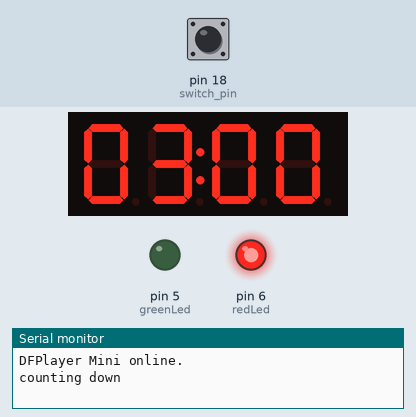
Recording of a sketch running on a simulated Arduino Uno, built with avr-gcc and run on an emulated ATmega328P. On the bench: 4-digit seven-segment display, output pins drawn as LEDs (lit = HIGH), the last lines printed to the serial monitor. Inputs (shaded band) come from the test bench; at power-on: pin 18 (switch_pin) HIGH. No radio packets arrive unless stated; the audio player accepts every command and is not drawn.

Above: at 1.7 s.
1.8 s: pin 18 (switch_pin) pulled LOW for 3.2 s
At 3.0 s:
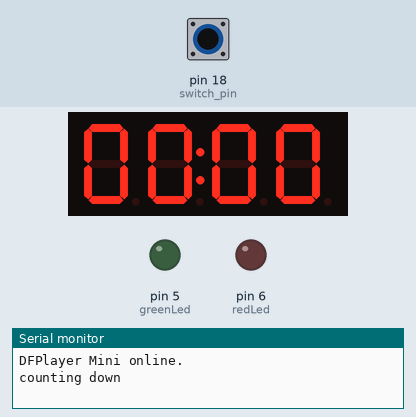
7.5 s: pin 18 (switch_pin) pulled LOW for 0.15 s
At 9.7 s:
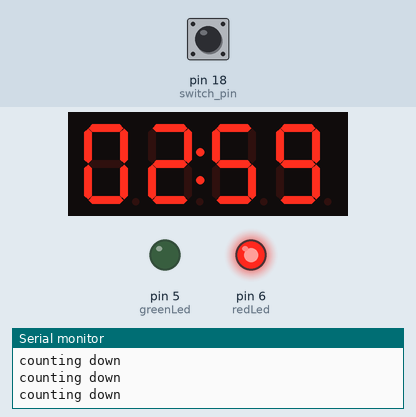
10.6 s: pin 18 (switch_pin) pulled LOW for 1 s
At 15.4 s:
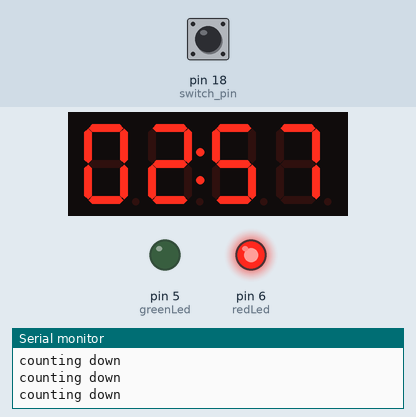
Timing chart, 0 to 16.9 s (numbered marks = the images above; inputs shaded):
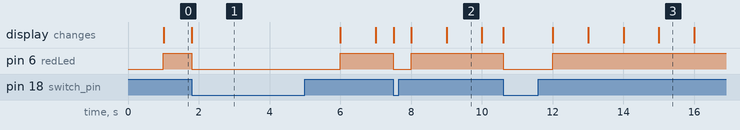

The sketch:

counter_buzzer_controls.ino
```cpp
/*
 * Jack the Maker for Mercedes
 * November 2018
 * Read a switch to start the counter, ring the buzzer,
 * turn on LEDs, and send values to the receiver Arduino
 * to turn off the green taxi lights.
 * Counter counts down from three minutes and then counts up.

 # When debugging, ensure that Serial is on 115200 so that you don't
 # disrupt the comms with the DF Player that are on 9600

 * NRF24L01 code adapted from https://howtomechatronics.com/tutorials/arduino/arduino-wireless-communication-nrf24l01-tutorial/
 * DFPlayer code adapted from https://www.dfrobot.com/wiki/index.php/DFPlayer_Mini_SKU:DFR0299#Copy_your_mp3_into_you_micro_SD_card
 */

#include <SPI.h>
#include <nRF24L01.h>
#include <RF24.h>
#include <Wire.h>
#include "Adafruit_LEDBackpack.h"
#include "Adafruit_GFX.h"
#include "Arduino.h"
#include "SoftwareSerial.h"
#include "DFRobotDFPlayerMini.h"

#define startMinute 03  //  Change these to change the timer's start time
#define startSecond 01  // To show 03:00, make it 03, 01

Adafruit_7segment matrix = Adafruit_7segment(); // 7-segment counter
unsigned long previousSecondMillis = 0UL;
long oneSecond = 1000UL; // milliseconds per second
int minutes = startMinute;
int seconds = startSecond;
bool countDownFinished = false; // to switch between count down & count up functions
const byte addresses[][6] = {"00001", "00002"};
DFRobotDFPlayerMini myDFPlayer;
void printDetail(uint8_t type, int value);

//Arduino pins
int switch_pin = 18; // Switch pin
RF24 radio(7, 8); // CE, CSN pins
byte switchState = 0; // send value to receiving arduin to turn on top light.
int redLed = 6; // Red LED pin
int greenLed = 5; // Green LED pin
SoftwareSerial mySoftwareSerial(10, 11); // RX, TX pins for DFPlayer comms


void setup() {
  mySoftwareSerial.begin(9600);
  Serial.begin(115200); // serial should be on 115200 when debugging
  pinMode(switch_pin, INPUT_PULLUP);
  pinMode(redLed, OUTPUT);
  pinMode(greenLed, OUTPUT);
  matrix.begin(0x70);
  matrix.drawColon(true); // draw the colons between min & sec
  matrix.setBrightness(0); // set brightness between 0-15
  radio.begin();
  radio.openWritingPipe(addresses[1]); // 00001
  radio.openReadingPipe(1, addresses[0]); // 00002
  radio.setPALevel(RF24_PA_MIN);
  radio.stopListening();

  // DFPlayer initialization
  Serial.println();
  Serial.println(F("DFRobot DFPlayer Mini Demo"));
  Serial.println(F("Initializing DFPlayer ... (May take 3~5 seconds)"));

  if (!myDFPlayer.begin(mySoftwareSerial)) {  // Use softwareSerial to communicate with mp3
    Serial.println(F("Unable to begin:"));
    Serial.println(F("1.Please recheck the connection!"));
    Serial.println(F("2.Please insert the SD card!"));
    while(true){
      delay(0); // Code to be compatible with ESP8266 watch dog. (from DFPlayer example code, not sure what this does)
    }
  }
  Serial.println(F("DFPlayer Mini online."));

  myDFPlayer.volume(30);  //Set volume value from 0 to 30
}


void loop() {
  switchState = digitalRead(switch_pin);
  radio.write(&switchState, sizeof(switchState)); // send switch state to other Arduino

  if (switchState == 1) { // if switch is on,
  //count down from 3 minutes then count up indefinitely
   if (millis() - previousSecondMillis >= oneSecond) {  // if a second has passed, maybe the problem is that it's still greater than one second
      if (countDownFinished == true){
      startCountup();
      }
      else if (seconds-- == 0 && countDownFinished == false) { // if seconds are about to go negative maybe need to add countdownfinished == false
          if (minutes == 0) { // and if minutes get to zero, start counting up
              seconds = 1;
              countDownFinished = true; // make sure it stays counting up now
              myDFPlayer.play(1);
              startCountup();
          }
          else { // if seconds go negative and minutes aren't yet zero,
              minutes -= 1; // go down a minute
              seconds = 59; // make seconds = 59
              startCountdown();
           }
        }
      else if (countDownFinished == false){ // if the countdown hasn't finished, keep counting down
        startCountdown();
        Serial.println("counting down");
      }
      previousSecondMillis += oneSecond; // maybe this is the problem? because it's within the if statement?
   }
 }
  if (switchState == 0) { // if switch is off,
   // turn off lights
   digitalWrite(redLed, LOW);
   digitalWrite(greenLed, LOW);
   // make counter show 00:00
   matrix.writeDigitNum(0, 0);
   matrix.writeDigitNum(1, 0);
   matrix.writeDigitNum(3, 0);
   matrix.writeDigitNum(4, 0);
   matrix.writeDisplay();
   //reset time for when switch is on again:
   minutes = startMinute;
   seconds = startSecond;
   countDownFinished = false;
   if (millis() - previousSecondMillis >= oneSecond) {
   previousSecondMillis += oneSecond;
   }
 }
}


void startCountdown(){
    digitalWrite(redLed, HIGH);
    digitalWrite(greenLed, LOW);
    // count down from 3 minutes
    matrix.writeDigitNum(0, (minutes / 10));
    matrix.writeDigitNum(1, (minutes % 10));
    matrix.writeDigitNum(3, (seconds / 10));
    matrix.writeDigitNum(4, (seconds % 10));
    matrix.writeDisplay();
  }


void startCountup(){
    digitalWrite(greenLed, HIGH);
    digitalWrite(redLed, LOW);
    // write negative sign
    if (seconds > 59) {
      seconds = 0;
      minutes += 100;
    }
    int count = minutes + seconds;
    // separate "count" into separate numbers for matrix
    matrix.writeDigitNum(0, ((count / 1000) % 10));
    matrix.writeDigitNum(1, ((count / 100) % 10));
    matrix.writeDigitNum(3, ((count / 10) % 10));
    matrix.writeDigitNum(4, ((count % 10)));
    matrix.writeDisplay();
    seconds = seconds +1;
}
```

Measured:
- after the input at 1.8 s, pin 6 (redLed): HIGH → LOW at once, → HIGH 4.2 s later
- after the input at 7.5 s, pin 6 (redLed): HIGH → LOW at once, → HIGH 0.50 s later
- after the input at 10.6 s, pin 6 (redLed): HIGH → LOW at once, → HIGH 1.4 s later
